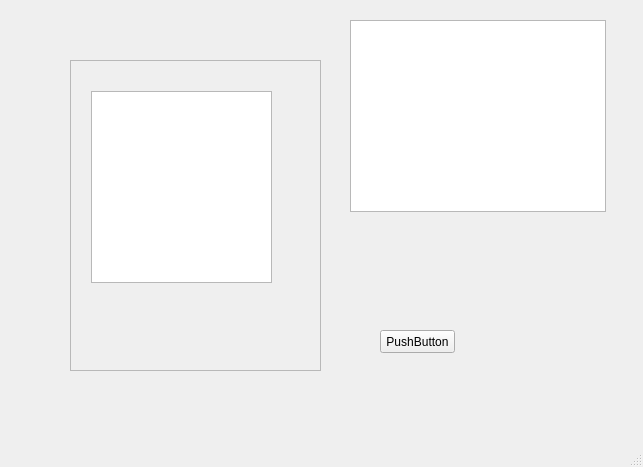
<?xml version="1.0" encoding="UTF-8"?>
<ui version="4.0">
 <class>MainWindow</class>
 <widget class="QMainWindow" name="MainWindow">
  <property name="geometry">
   <rect>
    <x>0</x>
    <y>0</y>
    <width>643</width>
    <height>467</height>
   </rect>
  </property>
  <property name="windowTitle">
   <string>MainWindow</string>
  </property>
  <widget class="QWidget" name="centralwidget">
   <widget class="QScrollArea" name="scrollArea">
    <property name="geometry">
     <rect>
      <x>70</x>
      <y>60</y>
      <width>251</width>
      <height>311</height>
     </rect>
    </property>
    <property name="widgetResizable">
     <bool>true</bool>
    </property>
    <widget class="QWidget" name="scrollAreaWidgetContents">
     <property name="geometry">
      <rect>
       <x>0</x>
       <y>0</y>
       <width>249</width>
       <height>309</height>
      </rect>
     </property>
     <widget class="QTextBrowser" name="textBrowser">
      <property name="geometry">
       <rect>
        <x>20</x>
        <y>30</y>
        <width>181</width>
        <height>192</height>
       </rect>
      </property>
      <property name="sizePolicy">
       <sizepolicy hsizetype="Maximum" vsizetype="Maximum">
        <horstretch>0</horstretch>
        <verstretch>0</verstretch>
       </sizepolicy>
      </property>
     </widget>
    </widget>
   </widget>
   <widget class="QPushButton" name="pushButton">
    <property name="geometry">
     <rect>
      <x>380</x>
      <y>330</y>
      <width>75</width>
      <height>23</height>
     </rect>
    </property>
    <property name="text">
     <string>PushButton</string>
    </property>
   </widget>
   <widget class="QListView" name="listView">
    <property name="geometry">
     <rect>
      <x>350</x>
      <y>20</y>
      <width>256</width>
      <height>192</height>
     </rect>
    </property>
   </widget>
  </widget>
  <widget class="QMenuBar" name="menubar">
   <property name="geometry">
    <rect>
     <x>0</x>
     <y>0</y>
     <width>643</width>
     <height>21</height>
    </rect>
   </property>
  </widget>
  <widget class="QStatusBar" name="statusbar"/>
 </widget>
 <resources/>
 <connections/>
</ui>
